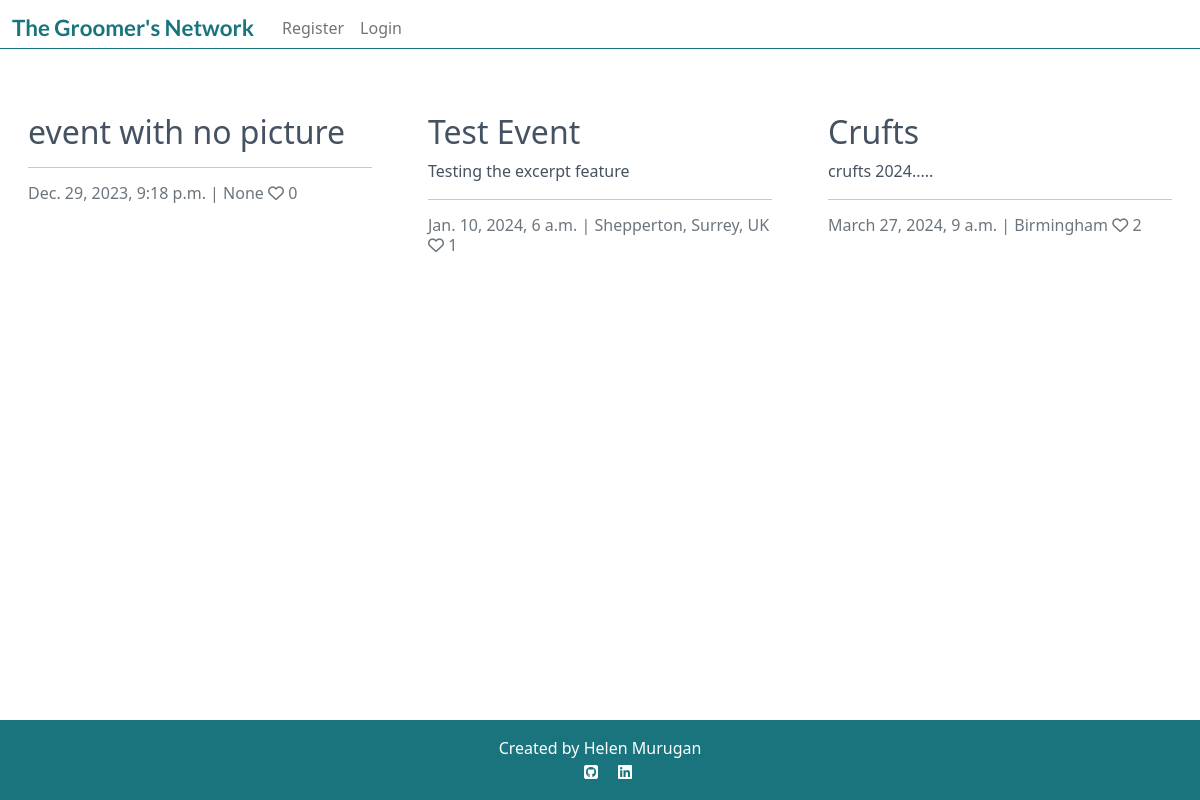
The page /events/events/ on the database as committed earlier.
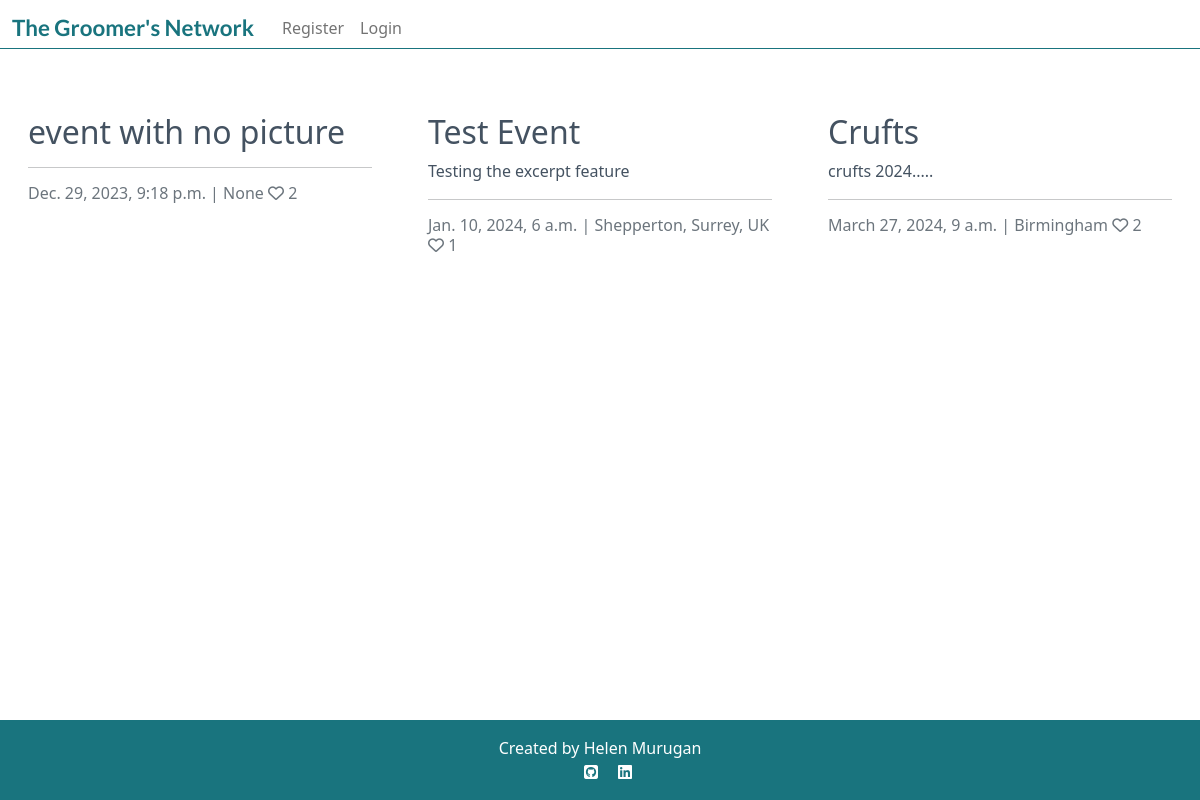
The same page on the database as committed later.
### event/models.py (models this page shows, shortened)
class Event(models.Model):
    title = models.CharField(
            max_length=200,
            verbose_name="event",
        )
    slug = models.SlugField(
        max_length=200,
        unique=True
        )
    author = models.ForeignKey(
        User,
        on_delete=models.CASCADE,
        related_name="event_events"
    )
    content = models.TextField(
        blank=True,
        null=True,
    )
    featured_image = CloudinaryField(
        'image',
        default='placeholder'
        )
    excerpt = models.TextField(
        blank=True,
        null=True,
        max_length=200,
        )
    created_on = models.DateTimeField(
        auto_now_add=True
        )
    updated_on = models.DateTimeField(
        auto_now=True
        )
    location = models.CharField(
        blank=True,
        null=True,
        max_length=30,
    )
    date_time = models.DateTimeField(
        verbose_name='Date and Time'
    )
    likes = models.ManyToManyField(
        User,
        related_name='event_likes',
        blank=True,
    )
    class Meta:
        ordering = ["-created_on"]
    def number_of_likes(self):
        return self.likes.count()

### event/views.py (the view)
# urls.py: path("events/", views.EventList.as_view(), name="event"),
class EventList(generic.ListView):
    model = Event
    queryset = Event.objects.order_by("-created_on")
    template_name = "event.html"
    paginate_by = 6

### templates/event.html (shortened to what this page needs)
{% extends "base.html" %}
{% block content %}
<div class="container-fluid">
    <div class="row">
        <div class="col-12 mt-3 left">
            <div class="row">
                {% for event in event_list %}
                <div class="col-md-4">
                    <div class="card mb-4">
                        <div class="card-body">
                            <div class="image-container">
                            </div>
                            <a href="{% url 'event_detail' event.slug  %}" class="post-link">
                                <h2 class="card-title">{{ event.title }}</h2>
                                <p class="card-text">{{ event.excerpt }}</p>
                            </a>
                            <hr />
                            <p class="card-text text-muted h6">{{ event.date_time}} | {{ event.location}} <i class="far fa-heart"></i>
                                {{ event.number_of_likes }}</p>
                        </div>
                    </div>
                </div>
                {% if forloop.counter|divisibleby:3 %}
            </div>
                {% endif %}
                {% endfor %}
        </div>
    </div>
</div>
{%endblock%}

Rows that differ between the two databases and show on the page:
changed Event "event with no picture": number_of_likes "0" → "2"
